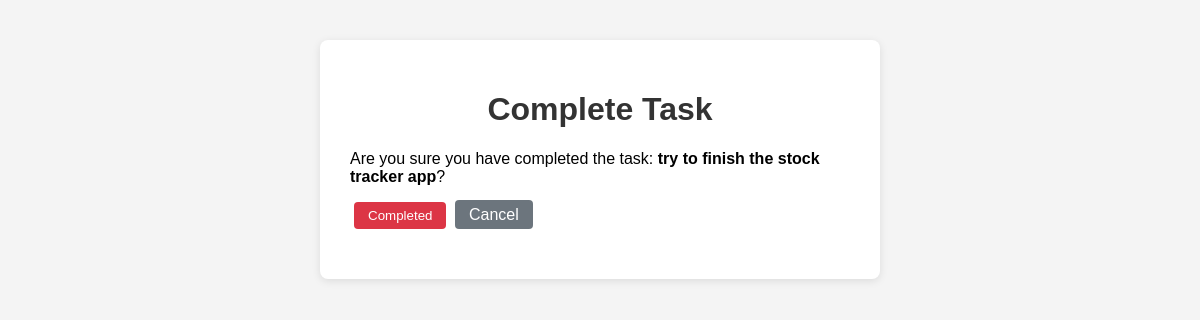
Page /completed/5/ on the earlier database version.
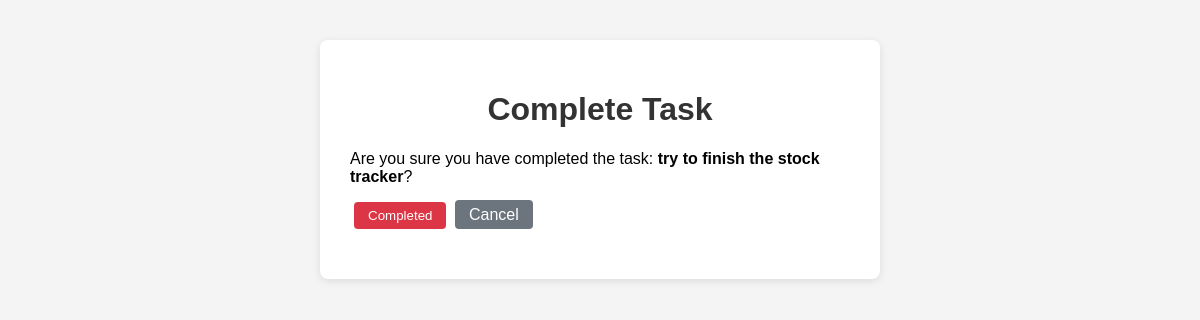
Same page on the later database version.
### todos/models.py (models this page shows, shortened)
class Task(models.Model):
    title = models.CharField(max_length=255)
    completed = models.BooleanField(default=False)

### todos/views.py (the view)
# urls.py: path('completed/<int:pk>/', views.task_completed, name='task_completed'),
def task_completed(request, pk):
    task = get_object_or_404(Task, pk=pk)
    if request.method == 'POST':
        task.completed = True
        task.save()
        return redirect('task_list')
    return render(request, 'todos/task_delete.html', {'task': task})

### todos/templates/todos/task_delete.html (shortened to what this page needs)
{% load static %}
<!DOCTYPE html>
<html lang="en">
<head>
    <link rel="stylesheet" href="{% static 'todos/style.css' %}">
</head>
<body>
    <div class="container">
        <h1>Complete Task</h1>
        <p>Are you sure you have completed the task: <strong>{{ task.title }}</strong>?</p>
        <form method="post">
            <button type="submit" class="btn-delete">Completed</button>
            <a href="{% url 'task_list' %}" class="btn-cancel">Cancel</a>
        </form>
    </div>
</body>
</html>

Differences in the rows shown:
changed Task: title "try to finish the stock tracker app" → "try to finish the stock tracker"
